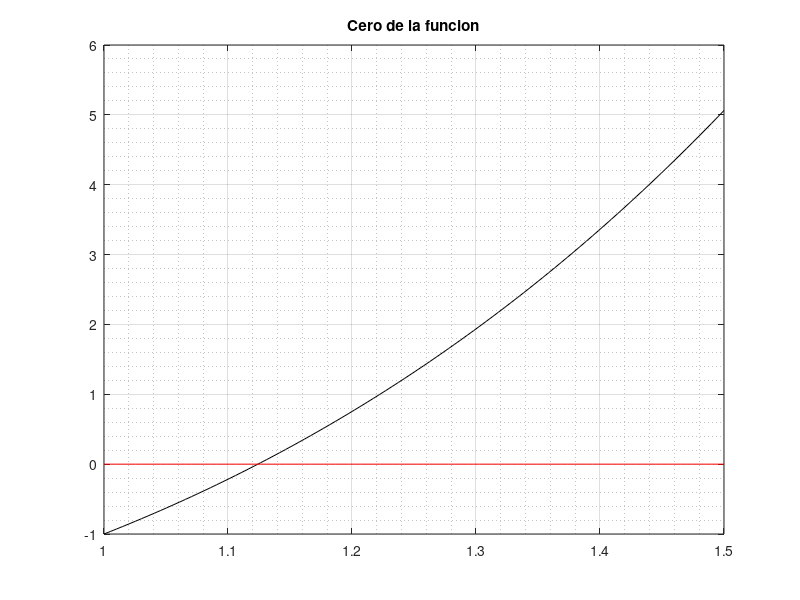
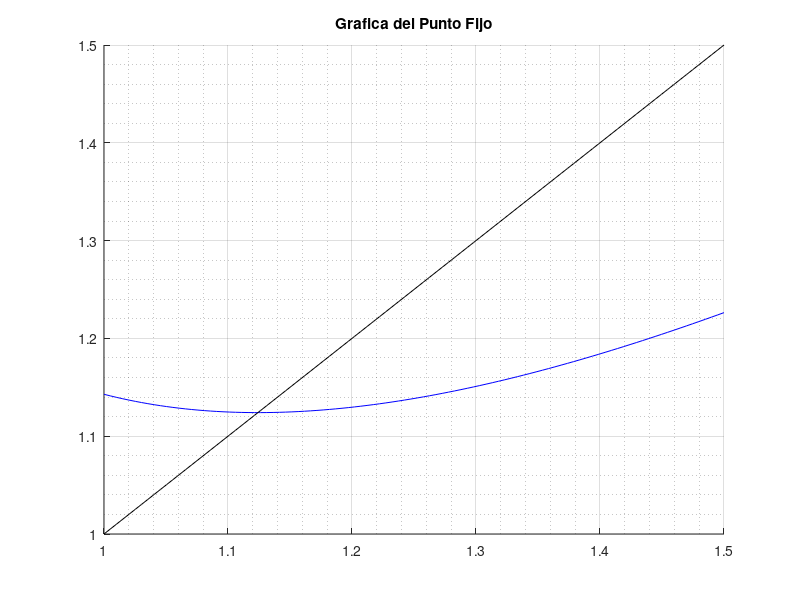

Reproduce these figures in MATLAB, in order. (Note: this script raises an error after producing the figures.)
clear all;
clc; clf
%Ej3TP4_2024.m
f  = @(x) x.^4+2*x.^2-x-3 ;
x=linspace(1,3/2,100);
x0=1
tol=10^-7
kmax=1000
figure(1)
plot(x,f(x),'k-')
grid on; grid minor
z =@(x) x==0;
hold on
plot(x,z(x),'r-')
title('Cero de la funcion')
hold off

% metodo de punto fijo

%g1 = @(x) (3+x-2*x.^2).^(0.25);
%g2 = @(x) ((x+3-x.^4)/2).^(0.5);
%g3 = @(x) ((x+3)./(x.^2+2)).^(0.5);
g4 = @(x) ((3*x.^4+2*x.^2+3)./(4*x.^3+4*x-1));

figure(2)
h=@(x) x;
hold on
% plot(x,g1(x),'b-')
% plot(x,g2(x),'b-')
%plot(x,g3(x),'b-')
plot(x,g4(x),'b-')
title('Grafica del Punto Fijo')
grid on, grid minor
ylim([1,1.5])

plot(x,h(x),'k-')
hold off

%[x1, rh1, it1,t1] = puntofijo(g1, x0, kmax, tol);
%[x2, rh2, it2,t2] = puntofijo(g2, x0, kmax, tol);
%[x3, rh3, it3,t3] = puntofijo(g3, x0, kmax, tol);
[x4, rh4, it4,t4] = puntofijo(g4, x0, kmax, tol);

%x1
%x2
%x3
x4
%it1
%it2
%it3
it4
valor_del_cero=f(x4)

figure(3)
semilogy(rh4,'b-')
title('Convergencia')
hold on
%plot(rh2)
%plot(rh3)
%plot(rh4)
grid on, grid minor



